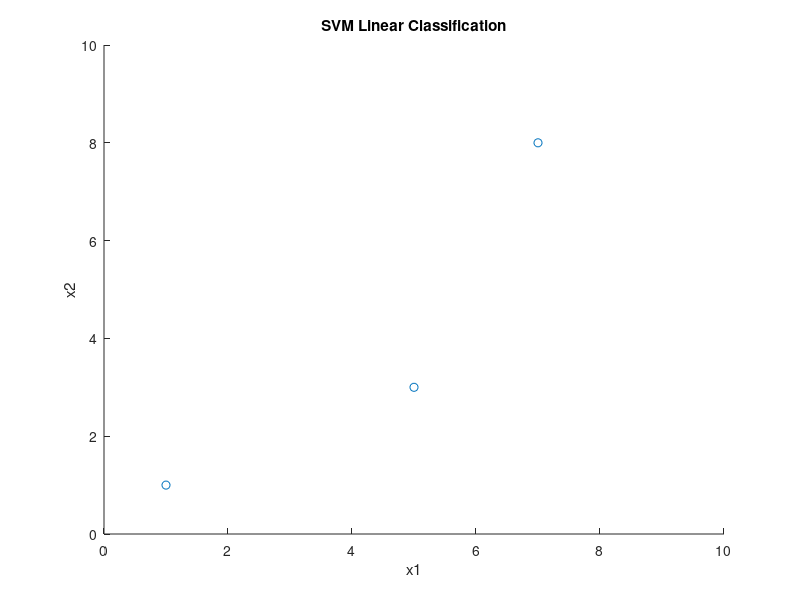

Write MATLAB code to recreate this figure. (Note: this script raises an error after producing the figure.)
% Testing the matlab linear classification function fitclinear().

%% I want to create a 2D example of a support vector machine classifying data.

% Lets start with 3 data points, each of only 2 dimensions. For fitclinear, 
% data is expected to be input as an n-by-p matrix. I.e, the number of rows 
% corresponds to the number of data points, and the number of columns to the 
% dimensionality of the data. Thus for this example I want a 3 x 2 matrix.

x_data = zeros(3,2);

% Now fill it with some data
x_data(1,:) = [5,3];
x_data(2,:) = [1,1];
x_data(3,:) = [7,8];

% Lets plot this data
figure(1);
sc1 = scatter(x_data(:,1), x_data(:,2));
xlim([0,10]);
ylim([0,10]);
title('SVM Linear Classification');
ylabel('x2')
xlabel('x1')


%% Lets first try to do supervised learning, where the SVM is fed both the
% data and their classifications.

x_class = zeros(3,1);
% I am giving the data a binary classification of either 1 or 0. 
x_class(1) = 0; x_class(2) = 1; x_class(3) = 1;

% Lets add the data classifications to the plot.
figure(1);
hold on;
labelpoints(x_data(:,1), x_data(:,2), x_class)
hold off;
% Now for the SVM.
[Mdl,FitInfo] = fitclinear(x_data,x_class);

% This returns a model object that has information about the linear
% classification that the fit came up with. 

% It seems that the parameter beta of the model object are coefficients for
% the normal vector to the hyperplane that separates the data.
beta = Mdl.Beta;
bias = Mdl.Bias;

% x1*beta1 + x2*beta2 - bias = 0 ?
% --> x2 = ( bias - x1*beta1 )/beta2
x1 = 1:0.1:10;
x2 =  -(bias+x1.*beta(1))/beta(2);

figure(1);
hold on;
plot(x1,x2)
hold off;

% It works! The data is separated based on classification. 

%% Now say I want to use this model to classify new data.
% I can feed the function predict() both my model and the new data and it
% will spit out the classifications (called labels).
x_new = zeros(3,2);
x_new(1,:) = [3,6];
x_new(2,:) = [2,2];
x_new(3,:) = [5,1];

[labels, score] = predict(Mdl,x_new);

figure(1);
hold on;
scatter(x_new(:,1),x_new(:,2));
labelpoints(x_new(:,1),x_new(:,2),labels)
hold off;


%% Lets try and do this for both a larger training dataset and larger prediction dataset.
% Lets call our new data matrix y. Lets make y a random group of data
% points and attempt to cluster them automatically before running the SVM.

a_rand = 0;
b_rand = 10;
y = (b_rand-a_rand).*rand(10,2) + a_rand;

% Runs k-means clustering analysis on the random data, separating it into k
% clusters. The indices of the data from clustering are stored in the
% output 'idx'.
idx = kmeans(y,2);

figure(2);
hold on;
sy1 = scatter(y(:,1),y(:,2),'b','DisplayName','Training Data');
labelpoints(y(:,1),y(:,2), idx)
title('clustering and then classification')
ylabel('y2')
xlabel('y1')
xlim([0,10]);
ylim([0,10]);


% Now train a new model on this labeled data.
[Mdl_y,FitInfo_y] = fitclinear(y,idx);

% Lets try using the other convential variable names for the model
% parameters.

w = Mdl_y.Beta;
b = Mdl_y.Bias;

y1 = 1:10;
y2 = -(b+y1.*w(1))/w(2);

py1 = plot(y1,y2, 'DisplayName','Hyperplane');



%  Now create new points and assign them labels based on model.
y_new = (b_rand-a_rand).*rand(10,2) + a_rand;

labels_y = predict(Mdl_y,y_new);
sy2 = scatter(y_new(:,1),y_new(:,2),'g', 'DisplayName','Testing Data');
labelpoints(y_new(:,1),y_new(:,2), labels_y)

legend()
hold off;




